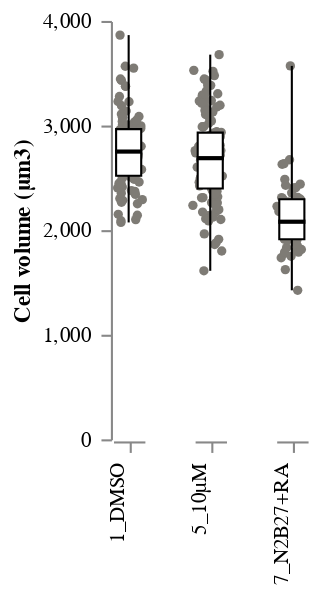

Write notebook code for a chart like this one.
### Code cell
STRIP_Cell_Volumes = stripbox(
    data = df, 
    x = "Condition:N", 
    y = "Cell_Volume_um3", 
    y_title = "Cell volume (µm3)",
    colour = "Target:N"
)
STRIP_Cell_Volumes

### Figure 1 — Vega-Lite specification as saved in the notebook (floating-point values rounded to 4 significant figures; data arrays with more than 128 entries replaced by an {"elided": "..."} marker saying what was removed)
{"config": {"view": {"continuousWidth": 400, "continuousHeight": 300, "stroke": "transparent", "strokeWidth": 0.5}, "axis": {"grid": true, "labelPadding": 5, "ticks": true}, "facet": {"spacing": 18}, "header": {"labelOrient": "bottom", "title": null}}, "data": {"name": "data-274f88e067f5c9d884555e45b5bdd4f7"}, "facet": {"column": {"type": "nominal", "field": "Condition", "header": {"labelAlign": "right", "labelAngle": -90, "labelOrient": "bottom", "labelPadding": 5, "titleOrient": "top"}}}, "spec": {"layer": [{"mark": {"type": "circle", "opacity": 1, "size": 20}, "encoding": {"color": {"type": "nominal", "field": "Target", "legend": null, "scale": {"scheme": "cividis"}}, "x": {"type": "quantitative", "axis": {"grid": false, "labels": false, "ticks": true, "values": [0]}, "field": "jitter", "title": null}, "y": {"type": "quantitative", "axis": {"grid": false, "labels": true, "ticks": true}, "field": "Cell_Volume_um3", "title": "Cell volume (µm3)"}}, "height": 200, "transform": [{"calculate": "(sqrt(-2 * log(random() / 2)) * cos(2 * PI * random() / 2))", "as": "jitter"}], "width": 15}, {"mark": {"type": "boxplot", "extent": "min-max", "size": 12}, "encoding": {"color": {"value": "white"}, "opacity": {"value": 1}, "stroke": {"value": "black"}, "y": {"type": "quantitative", "field": "Cell_Volume_um3", "title": "Cell volume (µm3)"}}, "height": 200, "width": 30}]}, "$schema": "https://vega.github.io/schema/vega-lite/v4.8.1.json", "datasets": {"data-274f88e067f5c9d884555e45b5bdd4f7": {"elided": "287 records"}}}
